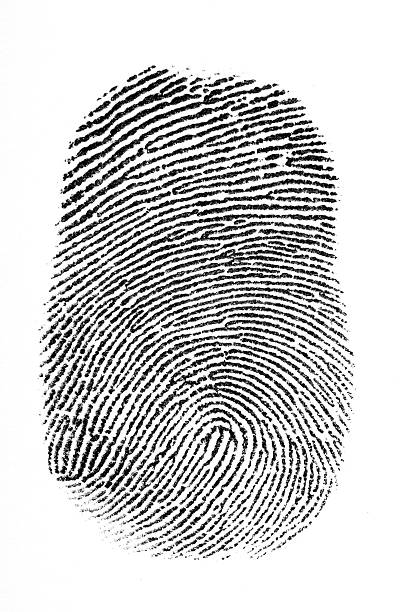
#> input picture fingerprint_sample.jpg, 407 x 612 px
$ python chaotic_maps.py
#> lines starting #> are read from the running program, lines starting #| are printed output that depends on the picture
import cv2
import numpy as np
import os

# Logistic Map Function for Chaos-Based Scrambling
def logistic_map(x, r, n):
    sequence = []
    for _ in range(n):
        x = r * x * (1 - x)
        sequence.append(x)
    return sequence

# Scramble Image Pixels Using Chaos
def scramble_pixels(image):
    h, w, c = image.shape
    total_pixels = h * w

    # Generate chaotic sequence
    x0 = 0.5   # Initial value
    r = 3.99   # Control parameter (close to 4 for high chaos)
    chaotic_sequence = logistic_map(x0, r, total_pixels)

    # Create scrambling indices based on chaotic values
    indices = np.argsort(chaotic_sequence)

    # Flatten image channels
    flat_img = image.reshape(-1, c)

    # Scramble using the indices
    scrambled_img = flat_img[indices].reshape(h, w, c)

    return scrambled_img, indices

# Unscramble Image Pixels Using Chaos
def unscramble_pixels(scrambled_img, indices):
    h, w, c = scrambled_img.shape
    total_pixels = h * w

    # Create an array to restore order
    restored = np.zeros_like(scrambled_img.reshape(-1, c))

    # Restore using original indices
    restored[indices] = scrambled_img.reshape(-1, c)

    return restored.reshape(h, w, c)

# Encrypt Image with Chaotic Scrambling
def encrypt_image_with_chaos(image_path, encrypted_path):
    if not os.path.exists(image_path):
        raise FileNotFoundError(f"Error: '{image_path}' not found! Check the file path.")

    # Read image
    image = cv2.imread(image_path)
    if image is None:
        raise ValueError(f"Error: Failed to load '{image_path}'. Ensure it's a valid image format.")

    scrambled, indices = scramble_pixels(image)
    cv2.imwrite(encrypted_path, scrambled)
    print(f"[INFO] Encrypted (Scrambled) image saved as: {encrypted_path}")

    return indices

# Decrypt Image with Chaotic Unscrambling
def decrypt_image_with_chaos(encrypted_path, decrypted_path, indices):
    if not os.path.exists(encrypted_path):
        raise FileNotFoundError(f"Error: '{encrypted_path}' not found! Check the file path.")

    scrambled_img = cv2.imread(encrypted_path)
    if scrambled_img is None:
        raise ValueError(f"Error: Failed to load '{encrypted_path}'. Ensure it's a valid image format.")

    restored = unscramble_pixels(scrambled_img, indices)
    cv2.imwrite(decrypted_path, restored)
    print(f"[INFO] Decrypted (Restored) image saved as: {decrypted_path}")

# Main Execution
if __name__ == "__main__":
    image_path = input("Enter path of the image to encrypt: ").strip()
#> the answer given: fingerprint_sample.jpg
    encrypted_path = "chaos_encrypted.jpg"
    decrypted_path = "chaos_decrypted.jpg"

    print("[INFO] Encrypting Image with Chaotic Maps...")
    indices = encrypt_image_with_chaos(image_path, encrypted_path)
#> in encrypt_image_with_chaos, image is the input picture: shape (612, 407, 3); min 0, max 255, mean 205
#> in scramble_pixels, `scrambled_img = flat_img[indices].reshape(h, w, c)`:
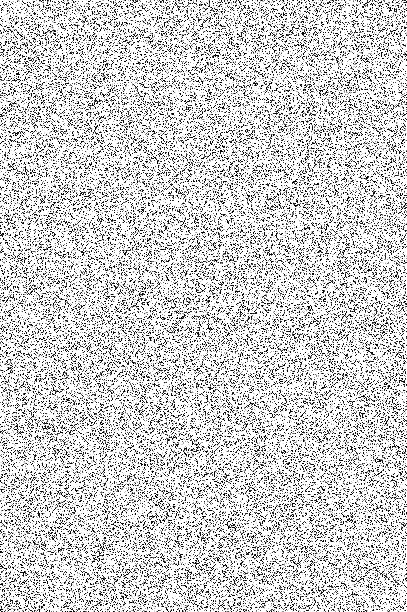
#> scrambled_img: shape (612, 407, 3); min 0, max 255, mean 205

    print("[INFO] Decrypting Image with Chaotic Maps...")
    decrypt_image_with_chaos(encrypted_path, decrypted_path, indices)

    print("[SUCCESS] Chaotic Image Encryption & Decryption Completed!")

$ run again, on fingerprint_sample_2.jpeg
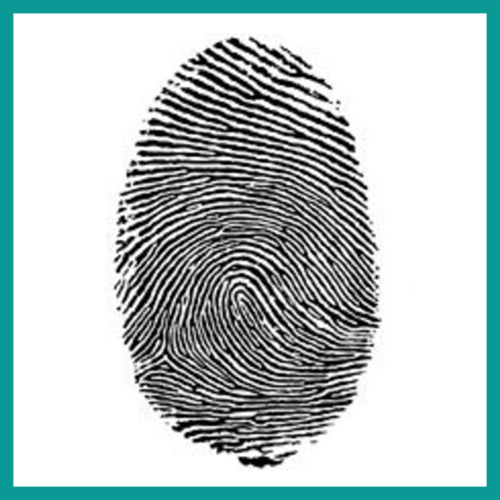
#> input picture fingerprint_sample_2.jpeg, 500 x 500 px
#> in encrypt_image_with_chaos, image is the input picture: shape (500, 500, 3); mean B, G, R 195.5, 196, 181.1
#> in decrypt_image_with_chaos, `scrambled_img = cv2.imread(encrypted_path)`:
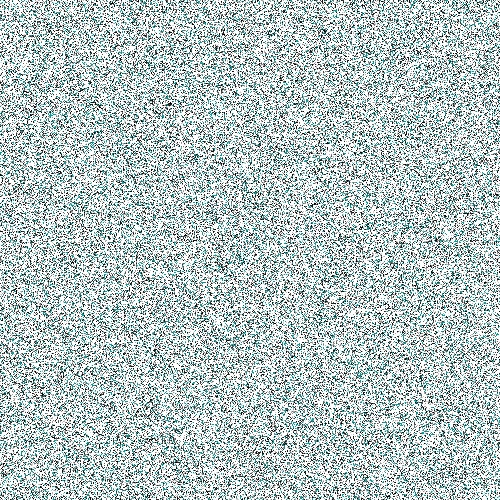
#> scrambled_img: shape (500, 500, 3); mean B, G, R 193.5, 193.9, 180.8
#> in decrypt_image_with_chaos, `restored = unscramble_pixels(scrambled_img, indices)`:
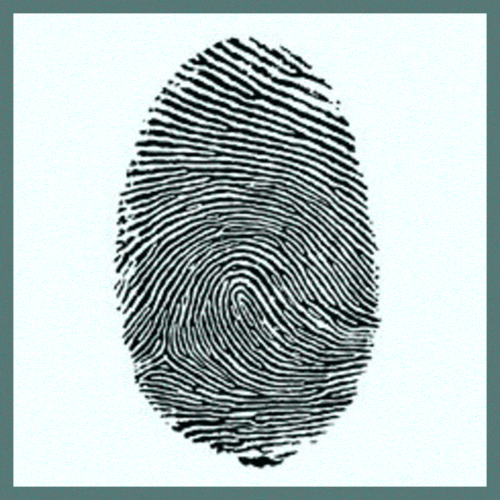
#> restored: shape (500, 500, 3); mean B, G, R 193.5, 193.9, 180.8
